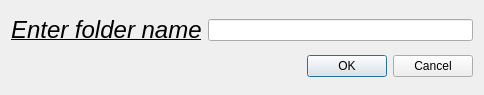
<?xml version="1.0" encoding="UTF-8"?>
<ui version="4.0">
 <class>Dialog</class>
 <widget class="QDialog" name="Dialog">
  <property name="geometry">
   <rect>
    <x>0</x>
    <y>0</y>
    <width>484</width>
    <height>95</height>
   </rect>
  </property>
  <property name="windowTitle">
   <string>Dialog</string>
  </property>
  <layout class="QVBoxLayout" name="verticalLayout">
   <item>
    <layout class="QHBoxLayout" name="horizontalLayout">
     <item>
      <widget class="QLabel" name="label">
       <property name="text">
        <string>&lt;html&gt;&lt;head/&gt;&lt;body&gt;&lt;p&gt;&lt;span style=&quot; font-size:18pt; font-style:italic; text-decoration: underline;&quot;&gt;Enter folder name&lt;/span&gt;&lt;/p&gt;&lt;/body&gt;&lt;/html&gt;</string>
       </property>
      </widget>
     </item>
     <item>
      <widget class="QLineEdit" name="lineEdit"/>
     </item>
    </layout>
   </item>
   <item>
    <widget class="QDialogButtonBox" name="buttonBox">
     <property name="standardButtons">
      <set>QDialogButtonBox::Cancel|QDialogButtonBox::Ok</set>
     </property>
     <property name="centerButtons">
      <bool>false</bool>
     </property>
    </widget>
   </item>
  </layout>
 </widget>
 <resources/>
 <connections/>
</ui>
